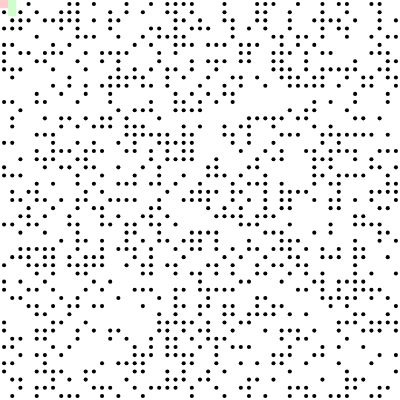
Frame 1 (no input)
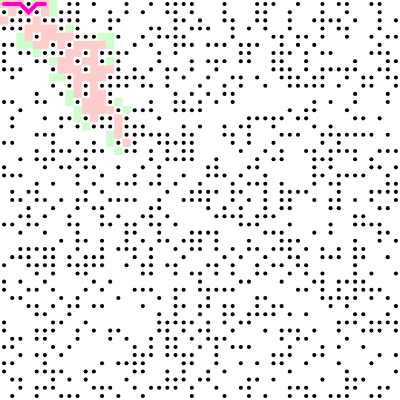
Frame 60 (no input)
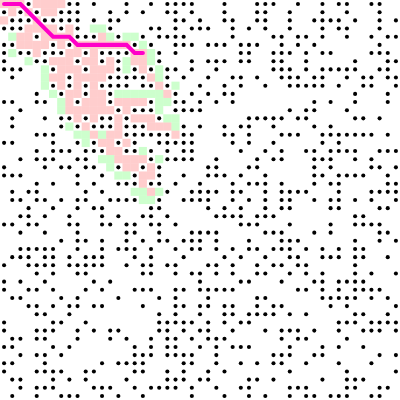
Frame 120 (the mouse pressed at the canvas centre since frame 60)

The p5.js sketch that drew these frames (run headless with seeded random() and noise() and a simulated clock; from frame 60 on, the mouse is pressed at the canvas centre):

// p5.js sketch
// ── sketch.js
function removeFromArray( arr, elt ) {
	// Could use indexOf here instead to be more efficient̥
	for ( var i = arr.length - 1; i >= 0; i-- ) {
		if ( arr[ i ] == elt ) {
			arr.splice( i, 1 );
		}
	}
}

// An educated guess of how fḁr it is between two points̥
function heuristic( a, b ) {
	var d = dist( a.i, a.j, b.i, b.j );
	// var d̥ = abs(a.i - b.i) + abs(a.j - b.j);̥̥̥
	return d;
}

// How many columns and rows?
var cols = 49;
var rows = 49;

// This will be the 2D array
var grid = new Array( cols );

// Open and closed set
var openSet = [];
var closedSet = [];

// Start and end
var start;
var end;

// Width and height of each cell of grid
var w, h;

// The road taken
var path = [];

function setup() {
	createCanvas( 400, 400 );
	console.log( 'A*' );

	// Grid cell size
	w = width / cols;
	h = height / rows;

	// Making a 2D array
	for ( var i = 0; i < cols; i++ ) {
		grid[ i ] = new Array( rows );
	}

	for ( var i = 0; i < cols; i++ ) {
		for ( var j = 0; j < rows; j++ ) {
			grid[ i ][ j ] = new Spot( i, j );
		}
	}

	// All the neighbors
	for ( var i = 0; i < cols; i++ ) {
		for ( var j = 0; j < rows; j++ ) {
			grid[ i ][ j ].addNeighbors( grid );
		}
	}

	// Start and end
	start = grid[ 0 ][ 0 ];
	end = grid[ ( cols - 1 ) ][ ( rows - 1 ) ];
	start.wall = false;
	end.wall = false;

	// openSet starts with beginning only
	openSet.push( start );
}

function draw() {
	// Am I still searching?
	if ( openSet.length > 0 ) {
		// Best next option
		var winner = 0;
		for ( var i = 0; i < openSet.length; i++ ) {
			if ( openSet[ i ].f < openSet[ winner ].f ) {
				winner = i;
			}
		}
		var current = openSet[ winner ];

		// Did I finish?
		if ( current === end ) {
			noLoop();
			console.log( 'DONE!' );
		}

		// Best option moves from openSet to closedSet
		removeFromArray( openSet, current );
		closedSet.push( current );

		// Check all the neighbors
		var neighbors = current.neighbors;
		for ( var i = 0; i < neighbors.length; i++ ) {
			var neighbor = neighbors[ i ];

			// Valid next spot?
			if ( !closedSet.includes( neighbor ) && !neighbor.wall ) {
				var tempG = current.g + heuristic( neighbor, current );

				// Is this a better path than before?
				var newPath = false;
				if ( openSet.includes( neighbor ) ) {
					if ( tempG < neighbor.g ) {
						neighbor.g = tempG;
						newPath = true;
					}
				} else {
					neighbor.g = tempG;
					newPath = true;
					openSet.push( neighbor );
				}

				// Yes, it's a better path
				if ( newPath ) {
					neighbor.h = heuristic( neighbor, end );
					neighbor.f = neighbor.g + neighbor.h;
					neighbor.previous = current;
				}
			}
		}
		// Uh oh, no solution
	} else {
		console.log( 'no solution' );
		noLoop();
		return;
	}

	// Draw current state of everything
	background( 255 );

	for ( var i = 0; i < cols; i++ ) {
		for ( var j = 0; j < rows; j++ ) {
			grid[ i ][ j ].show();
		}
	}

	for ( var i = 0; i < closedSet.length; i++ ) {
		closedSet[ i ].show( color( 255, 0, 0, 50 ) );
	}

	for ( var i = 0; i < openSet.length; i++ ) {
		openSet[ i ].show( color( 0, 255, 0, 50 ) );
	}

	// Find the path by working backwards
	path = [];
	var temp = current;
	path.push( temp );
	while ( temp.previous ) {
		path.push( temp.previous );
		temp = temp.previous;
	}

	// for (var i = 0; i < path.length; i++) {
	// path[i].show(color(0, 0, 255));
	//}

	// Drawing path as continuous line
	noFill();
	stroke( 255, 0, 200 );
	strokeWeight( w / 2 );
	beginShape();
	for ( var i = 0; i < path.length; i++ ) {
		vertex( path[ i ].i * w + w / 2, path[ i ].j * h + h / 2 );
	}
	endShape();
}
// ── spot.js
function Spot( i, j ) {
	// Location
	this.i = i;
	this.j = j;

	// f, g, and h values for A*
	this.f = 0;
	this.g = 0;
	this.h = 0;

	// Neighbors
	this.neighbors = [];

	// Where did I come from?
	this.previous = undefined;

	// Am I a wall?
	this.wall = false;
	if ( random( 1 ) < 0.4 ) {
		this.wall = true;
	}

	// Display me
	this.show = function( col ) {
		if ( this.wall ) {
			fill( 0 );
			noStroke();
			ellipse( this.i * w + w / 2, this.j * h + h / 2, w / 2, h / 2 );
		} else if ( col ) {
			fill( col );
			rect( this.i * w, this.j * h, w, h );
		}
	};

	// Figure out who my neighbors are
	this.addNeighbors = function( grid ) {
		var i = this.i;
		var j = this.j;
		if ( i < cols - 1 ) {
			this.neighbors.push( grid[ i + 1 ][ j ] );
		}
		if ( i > 0 ) {
			this.neighbors.push( grid[ i - 1 ][ j ] );
		}
		if ( j < rows - 1 ) {
			this.neighbors.push( grid[ i ][ j + 1 ] );
		}
		if ( j > 0 ) {
			this.neighbors.push( grid[ i ][ j - 1 ] );
		}
		if ( i > 0 && j > 0 ) {
			this.neighbors.push( grid[ i - 1 ][ j - 1 ] );
		}
		if ( i < cols - 1 && j > 0 ) {
			this.neighbors.push( grid[ i + 1 ][ j - 1 ] );
		}
		if ( i > 0 && j < rows - 1 ) {
			this.neighbors.push( grid[ i - 1 ][ j + 1 ] );
		}
		if ( i < cols - 1 && j < rows - 1 ) {
			this.neighbors.push( grid[ i + 1 ][ j + 1 ] );
		}
	};
}
